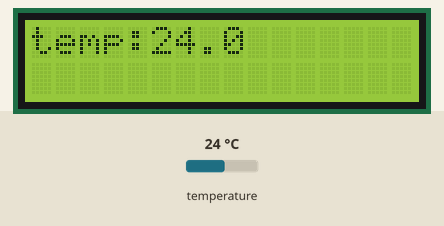
A program run on a simulated ESP8266 board running MicroPython. On the bench: 16×2 character LCD. The test bench sets the inputs (shaded band); at power-on: temperature 24 °C. WiFi joins after 1.5 s; what the program prints to the serial console is not drawn.

Above: at 2.9 s.

Measured:
- what the display in image 0 shows lasts 30.7 s, from 2.9 s to 33.6 s

The program:

esp8266-tempsensor.py
```python
"""
modified from original tutorial at http://docs.micropython.org/en/v1.8.2/esp8266/esp8266/tutorial/onewire.html
https://github.com/micropython/micropython/tree/master/drivers/onewire

Seems like the DS18B20 class has been moved to its own library (hence import ds18x20), while the tutorial hasn't
been updated.

using the LCD library from https://github.com/dhylands/python_lcd

"""

import onewire
import ds18x20
from machine import I2C, Pin
from esp8266_i2c_lcd import I2cLcd
from time import sleep_ms, ticks_ms
import network
import urequests

def start_tempsensor(pin_number):

    # create the pin object
    pin = Pin(pin_number)
    # create the sensor object
    sensor = ds18x20.DS18X20(onewire.OneWire(pin))
    # scan for devices on the port
    roms = sensor.scan()
    print("found 1wire devices:", roms)

    # assume only one device for now, hence index 0
    return sensor, roms[0]

def start_lcd(sclpin, sdapin):
    ### LCD setup
    i2c = I2C(scl=Pin(sclpin), sda=Pin(sdapin), freq=400000)
    # scan for the i2c device - only one connected at the moment
    lcd_id = i2c.scan()[0]
    print("found i2c devices:", lcd_id)
    #create the LCD object
    lcd = I2cLcd(i2c, lcd_id, 2, 16)

    return lcd

def start_wifi():
    ### setup wifi
    wifi = network.WLAN(network.STA_IF)
    wifi.active(True)
    wifi.connect("SSID here", "passwordhere")
    # wait for wifi to connect...
    while not wifi.isconnected():
        print("starting wifi...")
        sleep_ms(1000)
    print(wifi.ifconfig())


def get_temp(tempsensor):
    print("temp is...:", end=" ")
    tempsensor.convert_temp()
    sleep_ms(750)
    temp = tempsensor.read_temp(id)
    print(temp, end=" ")

    return temp


# initialise hardware
start_wifi()
tempsensor, id = start_tempsensor(0)     # 0 = D3/GPIO0
lcd = start_lcd(5, 4)                   # 5 = D0/GPIO5, 4 = D1/GPIO4

# read temperature and print to LCD until forever
while True:
    temp = round(get_temp(tempsensor), 2)
    print()
    lcd.clear()
    lcd.putstr("temp:" + str(temp))
    sleep_ms(30000)
```
